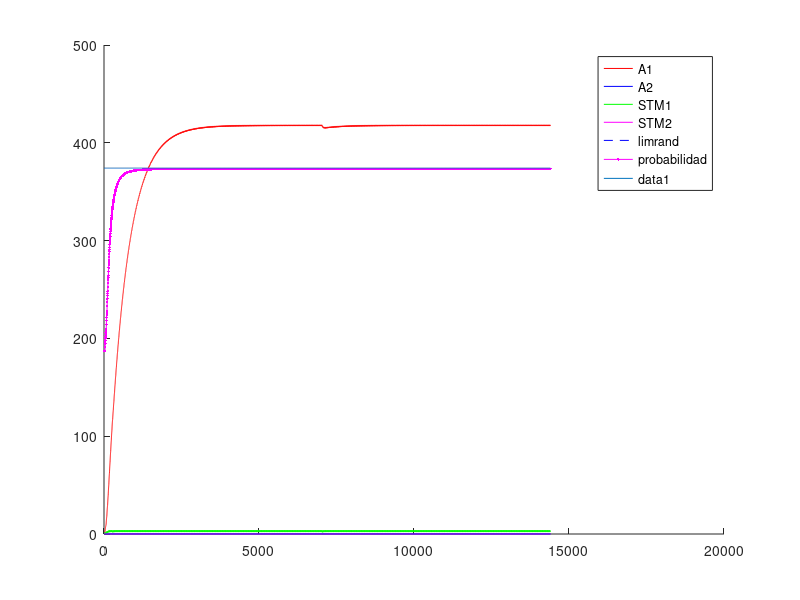

The MATLAB script that drew this image: (Note: a time limit stopped this script after it produced the figure.)
%% Experimento con Variable-Interval - VI - intervalo Variable
%% Existen multiples intancias de palanquelo (cada vez que realiza respuesta decide si realiza otra o no)
%% Luego que transcurre el intervalo, si el animal realiza una respuesta obtiene refuerzo.
%% Un trial dura 3600 segundos.
%% Una sesion 1 o 3 trial (seg´un la dinamica del animal)
%% 5 sesiones por Experimento. Cada sesion es un intervalo diferente.
%% 1 experimento
%% Tiempo para realizar un respuesta 1 segundo
%% 
%% La probabilidad de eleccion se ajusta al nivel de maxima frecuencia de palanqueo
%% 

close all
clc
clear

%% Matriz de pago 0 1 

%%% Se ajusto la apreciacion de las cantidades de refuerzo 
function rf = feel(pellets)
  rf=0;
  if (nargin~=0)
    rf=(12.8*(1-exp(-.25.* pellets.^(2))))+(12.8*(1-exp(-.5.* pellets)));
  else
    error ("Faltan parametros");
  endif
endfunction
%% 
%% 

%% INICIALIZATION
%%%%%% CONSTANTES DE SESIONES
Ntrial  =  1 ;   %% un trial de 3600 segundos
tTrial  =  3600; %% en segundos
tResp   =  1;    %% en segundos
tMuestreo = 0.25;%% en segundos
Nses    =  5 ;
Vi=[5,10,30,40,60]; %% valores medios de intervalos variables
Ntest   =  1;
limrand =  0.138;
saving  =  0.01 ;
%%%%%% CONSTANTES DE DECAIMIENTO
alpha = 1*tMuestreo;
beta  = 0.125*tMuestreo ;
gamma = 0.0067*tMuestreo;%0.025 ; 
delta = 1*tMuestreo;
%%%%%% INICIALIZACION
palanca = zeros(2,1);
Rf_1=0;
Rf_2=0;
A1=zeros(1,Ntest);
A2=zeros(1,Ntest);
stm_1=zeros(2,Ntest);
stm_2=zeros(2,Ntest);
d=1;

sesion = zeros(Nses,1);
trialXsesion = zeros(Nses,Ntrial);
terminal_sesion=zeros(Nses,1);
nb_resp = zeros(Nses,Ntest);
refuerzo = zeros(Nses,Ntest);
t_ref = zeros(Nses,1);
%contadorP1=0;
%contadorP2=0;
contadorI=0;
cum_resp = zeros(Nses,1);

%% CALCULO DE AROUSAL MAXIMO
%% Iteraciones de respuesta refuerzo para encotnrar el STM medio
Nconfig=5; %% Tasa de respuesta de configuracion
%plot([1:0.01:20],(12.8*(1-exp(-.25.* [1:0.01:20].^(2))))+(12.8*(1-exp(-.5.* [1:0.01:20]))),'.k')
R1 = floor(feel(1)); %tiempo de refuezo para R
l1 = Nconfig/tMuestreo; % duracion entre trials
suma = 0; %suma es un valor necesaria para calcular max1 y min1
suma = alpha*R1 %% Refuerzo cada N respuestas
iter=100; %% numero de iteraciones para que converja el stm
max1 = 0; %maximum de stm1
min1 = 0; %minimum de stm1
for i = 1:iter 
  suma = (1-beta)^(Nconfig/tMuestreo)*suma;%% Instantes que decae el stm
  min1=suma;
  suma += alpha*R1; %Refuerzo
  max1=suma;
end
comp=.88;
S1 = (((max1-min1)*(comp*l1))/2)+min1*comp*l1; %calcul de la superficie del triangulo mas la de el rectangulo
stm_1_medio = S1/(l1);
A1max = (delta/gamma)*stm_1_medio;

%% INICIO DE LAS ITERATIONS
for l = 1:Ntest  %% TESTES
  Num=0;
  for k = 1:Nses  %% SESIONES (cambia el N)
    i=1;
    %duracion = [1,tTrial*ones(1,Ntrial)];
    
    contador = 1;
    contadorI =1;
    %palanca(1)=randi(2);
    
    %% Agregar intervalo de refuerzos  %%
    intervalo=Vi(k);
    if k>1
      A1(Num+1,l)=saving*A1(Num,l);
      A2(Num+1,l)=saving*A2(Num,l);
      stm_1(Num+1,l)=0*stm_1(Num,l);
      stm_2(Num+1,l)=0*stm_2(Num,l); 
      %%% ELECCION DE LA PRIMERA PALANCA 
%      if A1(Num,1)>A2(Num,1)
%        palanca(2)=1;
%      else
%        palanca(2)=2;
%      end
    end       
    P1(i,k)=0.5;
    %P2(i,k)=0.5;
    for j=2:(Ntrial*tTrial/tMuestreo) %% Todos los trials juntos
      
      if contador == tResp/tMuestreo %duracion(i)
        contador = 1;
        i = i+1 ;
        J = j ;
        if (i==3605)
        aa=1;
        endif
        P1(i,k)=0.5*(1-exp(-(5*A1((j-1)+Num,l))/A1max))+0.5; %probabilidad en exponential
        
        a = rand ;
        %%% ELECCION DE LA PALANCA %%% Basicamente elige palanquear o no palanquear
        if (A1((j-1)+Num,l)<=limrand)&&(A2((j-1)+Num,l)<=limrand)
          palanca(i)=randi(2);
        elseif (A1((j-1)+Num,l)>=limrand)&&(A2((j-1)+Num,l)<=limrand)
          if a>=P1(i,k)
            palanca(i)=2;
          else
            palanca(i)=1;
          end
        elseif (A1((j-1)+Num,l)>A2((j-1)+Num,l))
          if a>=P1(i,k)
            palanca(i)=2;
          else
            palanca(i)=1;
          end
        end
        

        %%% REFUERZO %%%
        if (contadorI >= intervalo/tMuestreo)
          if (palanca(i)==1)
            Rfz=floor(feel(1));
            Rf_1 = Rfz;
            Rf_2 = 0;
            contadorI =1;
            dispe =.5; %% dispercion del 50% del valor de la intervalo
            %intervalo = Vi(k)*(1 + dispe*(1-2*rand));
            refuerzo(k,l)++;
            t_ref(k,i)=1;
          else
          %contador++;
          contadorI++;
          Rf_1=0;
          Rf_2=0;
          endif
        else
        %contador++;
        contadorI++;
        Rf_1=0;
        Rf_2=0;
        endif
      else
        contador++;
        contadorI++;
        Rf_1=0;
        Rf_2=0;
      end
      stm_1(j+Num,l)=(1-beta)*stm_1((j-1)+Num,l)+alpha*Rf_1;
      stm_2(j+Num,l)=(1-beta)*stm_2((j-1)+Num,l)+alpha*Rf_2;
      A1(j+Num,l)=(1-gamma)*A1((j-1)+Num,l)+delta*stm_1(j+Num,l);
      A2(j+Num,l)=(1-gamma)*A2((j-1)+Num,l)+delta*stm_2(j+Num,l);
    end
    
    
    %%% CONTADOR DE A QUE J SE CAMBIA LA SESION
    %sesion(k-1,l)=j;
    sesion(k,l)=j+Num;
    %%% DEFINICION DE NUM
%    compteur = 0 ;
%    for i=1:length(A1(:,l))
%      if A1(i,l)~=0
%        compteur = compteur +1;
%      end
%    end
%    Num=compteur;
    Num = j+Num;
    Sizemat = length(A1);
    
    if palanca(1)==1
      nb_resp(k,l)=1;
      cum_resp(k,1)=1;
    end
    for j = 2:length(palanca)
      if palanca(j)==1
        %nb_coop(k-1,l)= nb_coop(k-1,l)+1;
        nb_resp(k,l)++;
        cum_resp(k,j)=cum_resp(k,j-1)+1;
      else
        cum_resp(k,j)=cum_resp(k,j-1);
      end
    end
  end
end


%%% PRUEBAS 
%%% ENCONTRA LA LONGITUD REAL DEL EXPERIMENTACION
nonnul = zeros(Ntest,1);
for k=1:Ntest
  for i=1:length(A1)
    if A1(i,k) ~= 0
      nonnul(k)=nonnul(k)+1;
    end
  end
end

%%% PRUEBA I _ PESO DE LA EXPERIMENTACION EN LA MEMORIA
porcent = 0;
for i = 1:Ntest
  if sum(A1(:,i)) > 10 * sum(A2(:,i))
    porcent = porcent +1;
  end
end

%%% PRUEBA II _ SI LA EXCITATION ALCANZA A SU MAXIMUM
maxima = zeros(Ntest,1);
for k = 1:Ntest
  if floor(max(A1(:,k))) == floor(max(max(A1))) 
    maxima(k) = maxima(k) +1;
  end
end

%%% PRUEBA III _ EN QUE SESION LA PALANCA GANA DE VERDAD
%ird = zeros(Ntest,1);
%for k = 1:Ntest
%  i=1;
%  while 1
%    if A1(nonnul(k)-i,k) < limrand
%      ird(k) = nonnul(k)-i+1;
%      break;
%    else
%      i=i+1;
%    end
%  end
%end
%
%%%% PRUEBA IV _ CONVIERTE J EN NUMERO DE SESION
%for k = 1:Ntest
%  i=1;
%  while 1
%    if ird(k) <= sum(sesion(1:i)+50)
%      ird(k)=i;
%      break;
%    else
%      i=i+1;
%    end
%  end
%end

%%% PRUEBA V _ PORCENTAJE DE COOPERACION POR SESION / EXPERIMENTO


%porcentaje_coop_sesion=zeros(Nses,Ntest);
%porcentaje_coop_experimento=zeros(Ntest,1);
%for k = 1:Ntest
%  porcentaje_coop_experimento(k)=sum(nb_coop(:,k))/(Ntrial*Nses)*100;
%end

%for i=1:Ntest
%  terminal_sesion(1,i)=sesion(1,i);
%  for j=2:Nses
%    terminal_sesion(j,i)=sesion(j,i)+terminal_sesion(j-1,i);
%  end
%end

%%% DEMOSTRACION 


%promedio_sesion=sum(ird)/Ntest
%porcent_10xsuperior_al_otra=porcent/Ntest * 100;
%cuanto_alcanzan_al_maxima=sum(maxima)/Ntest * 100;
%porcentaje_coop_experimento;
%porcentaje_coop_sesion=floor(nb_coop/Ntrial*100);

resp_por_segundos=nb_resp/length(palanca); %numero de respuestas dividido por el numero de respestas maximal posible


for i=1:Ntest
  for j=1:Nses
    figure
    hold on
    %plot(sesion(j,i)*ones(1,max(max(A1(:,i)))),(1:max(max(A1(:,i)))),'--k');
    %h=plot((sesion(j,i).*tMuestreo)*ones(1,max(max(A1(:,i)))),(1:max(max(A1(:,i)))),'--k');
    %set(h, "linewidth", 2);
    if j==1
      plot(1:Ntrial*tTrial/tMuestreo,A1(1:sesion(j,i),i),'r',1:Ntrial*tTrial/tMuestreo,A2(1:sesion(j,i),i),'b',1:Ntrial*tTrial/tMuestreo,stm_1(1:sesion(j,i),i),'g',1:Ntrial*tTrial/tMuestreo,stm_2(1:sesion(j,i),i),'m',1:Ntrial*tTrial/tMuestreo,limrand*ones(1,Ntrial*tTrial/tMuestreo),'--b');
      plot((1:(Ntrial*tTrial))/tMuestreo,P1(:,j)'*A1max,'.-m');
      legend("A1","A2","STM1","STM2","limrand","probabilidad");
    else
      plot(1:Ntrial*tTrial/tMuestreo,A1(sesion(j-1,i)+1:sesion(j,i),i),'r',1:Ntrial*tTrial/tMuestreo,A2(sesion(j-1,i)+1:sesion(j,i),i),'b',1:Ntrial*tTrial/tMuestreo,stm_1(sesion(j-1,i)+1:sesion(j,i),i),'g',1:Ntrial*tTrial/tMuestreo,stm_2(sesion(j-1,i)+1:sesion(j,i),i),'m',1:Ntrial*tTrial/tMuestreo,limrand*ones(1,Ntrial*tTrial/tMuestreo),'--b');
      plot((1:(Ntrial*tTrial))/tMuestreo,P1(:,j)'*A1max,'.-m');
      legend("A1","A2","STM1","STM2","limrand","probabilidad");
    endif
    plot(1:Ntrial*tTrial/tMuestreo,A1max*ones(1,Ntrial*tTrial/tMuestreo));
    hold off
  endfor
endfor


%% Maximos exitos por tasa= 10-360 - 30-120 - 40-65 - 60-60 

color = 'rgbmkmrgbk';
figure
hold on
for i=1:Ntest
  plot(Vi,resp_por_segundos(:,i),'Color',color(i));
  title('Respuestas por segundos');
  xlabel('Intervalos');
  ylabel('Respuestas/segundos');
  for j=1:Nses
    plot(Vi(j)*ones(1,floor(resp_por_segundos(j,i)*100)+1),(0:floor(resp_por_segundos(j,i)*100))/100,'k');
  end
end
hold off

figure
hold on
for i=1:Ntest
  plot(refuerzo(:,i),resp_por_segundos(:,i),'Color',color(i));
  title('Respuestas y refuerzo');
  xlabel('Refuezo/horas');
  ylabel('Respuestas/segundos');
  for j=1:Nses
    plot(refuerzo(j)*ones(1,floor(resp_por_segundos(j,i)*100)+1),(0:floor(resp_por_segundos(j,i)*100))/100,'k');
    a = strcat('Num= ',num2str(Vi(j)));
    if j==3
      text(refuerzo(j),-.085,a);
    elseif j==4
      text(refuerzo(j),-.1,a);
    elseif j==5
      text(refuerzo(j),-.03,a);
    else
      text(refuerzo(j),-.06,a);
    end
  end
end
hold off


a=zeros(1,1);
b=zeros(1,1);
for k=1:Nses
  c=1;
  for i=1:length(t_ref)
    if t_ref(k,i)==1
      a(k,c)=i;
      b(k,c)=cum_resp(k,i);
      c++;
    end
  end
end

figure
hold on
for i=1:Nses
  plot(1:Ntrial*tTrial,cum_resp(i,:),'Color',color(i));
  plot(a,b,'k+');
  title('Cumulative records');
  xlabel('Time');
  ylabel('Cumulative responses');
end
hold off

%%% probl�me de temps, pas le temps de d�croitre du coup red�marre plus
%%% haut CQFD
%%%% CASTIGO DE TIEMPO 
%%%% CUANTO VECES ELIGE COOPERATION
%%% Pour chaque session r�cup�rer le nombre de coop�ration et tracer la
%%% courbe correspondante 
